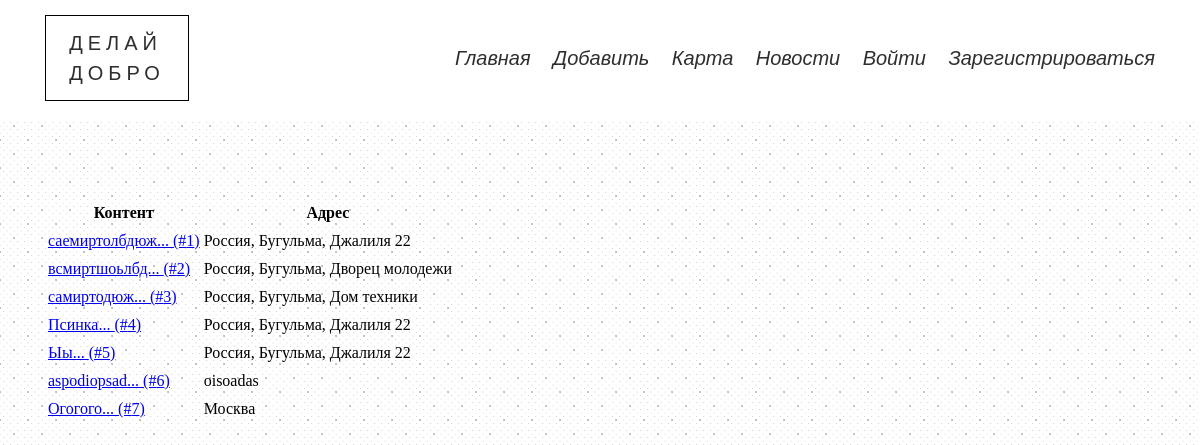
/events/, run on an earlier commit of the app's database.
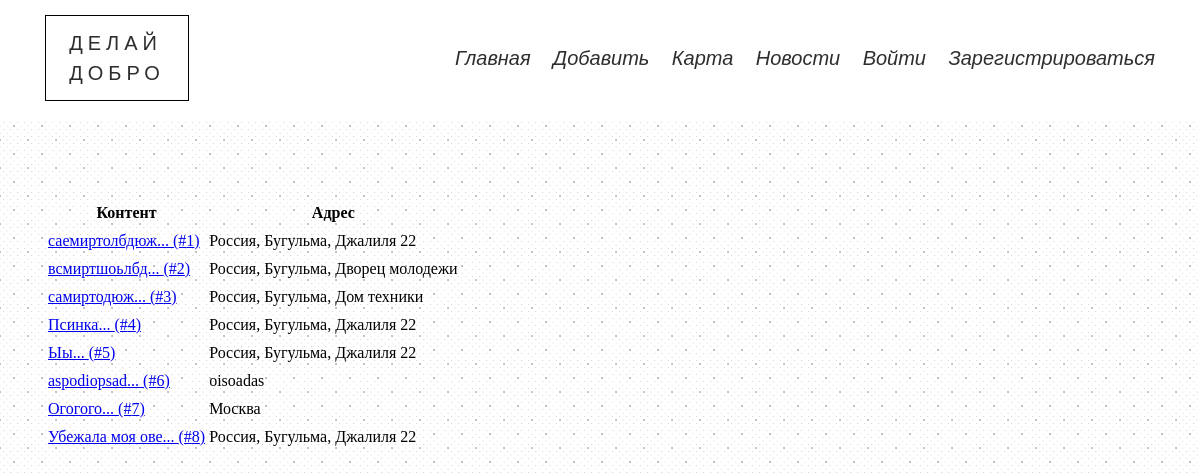
And on a later commit of the database.
### data/model_events.py (models this page shows)
class Event(SqlAlchemyBase, SerializerMixin):
    __tablename__ = 'events'
    id = sqlalchemy.Column(sqlalchemy.Integer,
                           primary_key=True, autoincrement=True)
    address = sqlalchemy.Column(sqlalchemy.String)
    content = sqlalchemy.Column(sqlalchemy.String)
    user_id = sqlalchemy.Column(sqlalchemy.Integer,
                                sqlalchemy.ForeignKey("users.id"))
    photo = sqlalchemy.orm.relation("File", uselist=False)
    map_photo = sqlalchemy.Column(sqlalchemy.String)
    additions = list()

### blueprints/events.py (the view)
@blueprint.route('/events/', methods=['GET', 'POST'])
def events():
    session = db_session.create_session()
    events = session.query(Event).all()
    return render_template('events.html', events=events)

### data/db_session.py (called while the page is built)
def create_session() -> Session:
    global __factory
    return __factory()

### templates/events.html
{% extends "base.html" %}
{% block content %}
<div class="container">
    <a href="/add_event" >Добавить событие</a>
    <table class="average-table">
        <caption>События проекта</caption>
        <thead>
            <th>Контент</th>
            <th>Адрес</th>
        </thead>
        <tbody>
            {% for event in events %}
                <tr>
                    <td><a href="/event/{{ event.id }}">{{ event.content[:15] + "..." }} (#{{ event.id }})</a></td>
                    <td>{{ event.address }}</td>
                </tr>
            {% endfor %}
        </tbody>
    </table>
</div>
{% endblock %}

### templates/base.html (shortened to what this page needs)
<!DOCTYPE html>
<html lang="en">
<head>
    <link rel="stylesheet" href="/static/css/bootstrap-grid.min.css">
    <link rel="stylesheet" href="/static/css/style.min.css">
</head>
<body>
    <header class="menu">
        <div class="container">
            <div class="menu__wrapper">
                <a href="/"><div class="menu_logo">ДЕЛАЙ <br> ДОБРО</div> </a>
                <ul class="menu_ul">
                    <li class="menu_li"><a href="/">Главная</a></li>
                    <li class="menu_li"><a href="/add_event">Добавить</a></li>
                    <li class="menu_li"><a href="/events">Карта</a></li>
                    <li class="menu_li"><a href="/">Новости</a></li>
                    {% if current_user.is_authenticated %}
                            <li class="menu_li"><a href="/user/{{ current_user.id }}">Личный кабинет</a></li>
                    {% else %}
                            <li class="menu_li"><a href="/login">Войти</a></li>
                            <li class="menu_li"><a href="/registration">Зарегистрироваться</a></li>
                    {% endif %}
                </ul>
            </div>
        </div>
    </header>
    <main>
        <div>
            {% block content %}{% endblock %}
        </div>
    </main>
</body>
</html>

What changed in the data, as far as the page shows it:
added Event: content "Убежала моя ове...", id "8", address "Россия, Бугульма, Джалиля 22"
